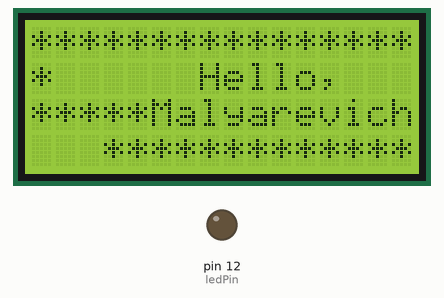
Recording of a sketch running on a simulated Arduino Uno, built with avr-gcc and run on an emulated ATmega328P. Parts: 16×4 character LCD, output pins drawn as LEDs (lit = HIGH). Random numbers use the default seed unless the sketch sets one.

Above: at 8.9 s.
At 13.9 s:
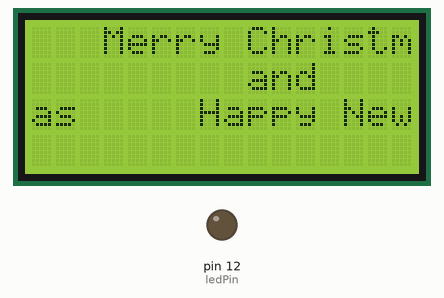
At 23.4 s:
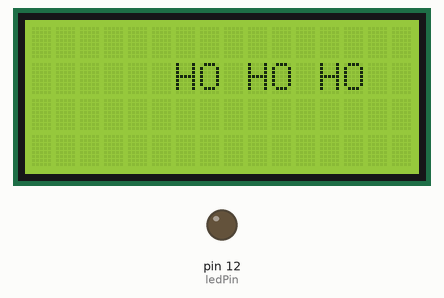
At 39.3 s:
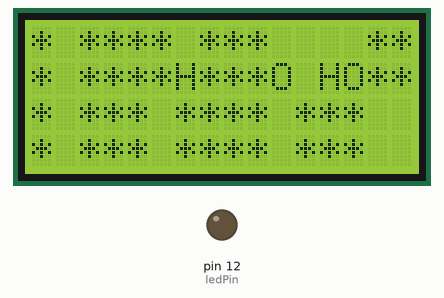
Timing chart, 0 to 40.0 s (numbered marks = the images above):
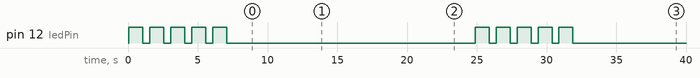

The sketch:

lcd_apple_christmass.ino
```cpp
/*
 * he I2C connections are on SDA=A4 and SCL=A5
 */

#include <Wire.h>
#include <LiquidCrystal_I2C.h>

LiquidCrystal_I2C lcd(0x27,16,4);  // set the LCD address to 0x27 for a 16 chars and 2 line display

const int randomEntropyPin = 0;
const int ledPin = 12;

void setup() {
  // initialize the LCD
  lcd.begin();
  // Set ports
  pinMode(randomEntropyPin, INPUT);
//  for (int i=1)
  pinMode(ledPin, OUTPUT);
}

void delayBlink(int _delay) {
  lcd.cursor();
  lcd.blink();
  // Blinks cursor for specified amount of seconds
  for (int i=_delay; i>0; i--) {
    delay(1000);
  }
  lcd.noBlink();
  lcd.noCursor();
}

void slowPrint(String text) {
  for (int i=0; i<text.length(); i++) {
    lcd.print(text.charAt(i));
    delay(200);
  }
}

void printFrame() {
  lcd.home();
  for (int i=0; i<2; i++) {
    lcd.setCursor(0,i*3);
    for (int j=0; j<20; j++) {
      lcd.write('*');
    }
  }
  lcd.setCursor(0,1); lcd.write('*');
  lcd.setCursor(19,1); lcd.write('*');
  lcd.setCursor(0,2); lcd.write('*');
  lcd.setCursor(19,2); lcd.write('*');
}

void snowAnimation() {
  randomSeed(analogRead(randomEntropyPin));
  lcd.home();
  // Snow falls randomly for some time
  for (int i=0; i<30; i++) {
    int x = random(20);
    lcd.setCursor(x,0);
    for (int j=0; j<4; j++) {
      lcd.setCursor(x,j);
      lcd.print('*');
      delay(100);
    }
  }
  //Cover the entire screen
  for (int i=0; i<4; i++) {
    for (int j=0; j<20; j++) {
      lcd.print('*');
    }
  }
}

void flashLed() {
  for (int i=0; i<5; i++) {
    digitalWrite(ledPin, HIGH);
    delay(1000);
    digitalWrite(ledPin, LOW);
    delay(500);
  }
}

void loop() {
  flashLed();
  lcd.clear();
  lcd.backlight();
  printFrame();
  lcd.setCursor(7,1);
  slowPrint("Hello,");
  lcd.setCursor(1,2);
  lcd.print("Malyarevich Family");
  delayBlink(5);
  lcd.clear();
  lcd.setCursor(3,0);
  lcd.print("Merry Christmas");
  lcd.setCursor(9,1);
  lcd.print("and");
  lcd.setCursor(3,2);
  lcd.print("Happy New Year!");
  delay(5000);
  lcd.clear();
  lcd.setCursor(6,1);
  lcd.print("HO HO HO");
      for (int i=0; i<3; i++) {
    lcd.noBacklight();
    delay(500);
    lcd.backlight();
    delay(1500);
  }
  flashLed();
  snowAnimation();
  delay(3000);
  lcd.clear();
  lcd.noBacklight();
  delay(5000);

}
```

Measured:
- by itself, pin 12 (ledPin): goes 4 × (HIGH 1.0 s, LOW 0.50 s), HIGH 1.0 s, LOW 17.8 s, 4 × (HIGH 1.0 s, LOW 0.50 s), HIGH 1.0 s, then LOW
- what the display in image 0 shows lasts 5.1 s, from 8.8 s to 13.9 s
